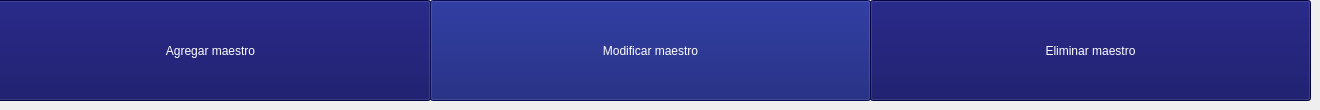
      <widget class="QWidget" name="page_2">
       <widget class="QPushButton" name="agregarMaestro">
        <property name="geometry">
         <rect>
          <x>-10</x>
          <y>0</y>
          <width>441</width>
          <height>101</height>
         </rect>
        </property>
        <property name="styleSheet">
         <string notr="true">background-color: rgb(6, 6, 92);
color: white;
font: 75 16pt &quot;Segoe UI&quot;;</string>
        </property>
        <property name="text">
         <string>Agregar maestro</string>
        </property>
       </widget>
       <widget class="QPushButton" name="modificarMaestro">
        <property name="geometry">
         <rect>
          <x>430</x>
          <y>0</y>
          <width>441</width>
          <height>101</height>
         </rect>
        </property>
        <property name="styleSheet">
         <string notr="true">background-color: rgba(8, 19, 110, 1);
color: white;
font: 75 16pt &quot;Segoe UI&quot;;</string>
        </property>
        <property name="text">
         <string>Modificar maestro</string>
        </property>
       </widget>
       <widget class="QPushButton" name="eliminarMaestro">
        <property name="geometry">
         <rect>
          <x>870</x>
          <y>0</y>
          <width>441</width>
          <height>101</height>
         </rect>
        </property>
        <property name="styleSheet">
         <string notr="true">background-color: rgb(6, 6, 92);
color: white;
font: 75 16pt &quot;Segoe UI&quot;;</string>
        </property>
        <property name="text">
         <string>Eliminar maestro</string>
        </property>
       </widget>
      </widget>
